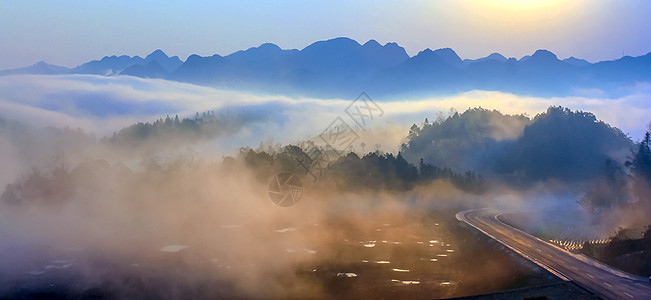
#> input picture images/300.jpg, 651 x 300 px
$ jupyter execute work1.ipynb
#> lines starting #> are read from the running program, lines starting #| are printed output that depends on the picture
#> in haze, `y = np.zeros(m.shape)`: y: shape (300, 651, 3) float64; every value is 0
[cell 1]
import cv2
import numpy as np

[cell 2]
def min_filter_mean(src, r=7):
    """
    最小值滤波，
    :param src: 源图像
    :param r: r是滤波器半径
    :return:
    """
#> called with r = 20
    return cv2.erode(src, np.ones((2 * r + 1, 2 * r + 1)))


def guided_filter(image, p, r, eps):
#> called with r = 81, eps = 0.001
    m_i = cv2.boxFilter(image, -1, (r, r))
    m_p = cv2.boxFilter(p, -1, (r, r))
    m_ip = cv2.boxFilter(image * p, -1, (r, r))
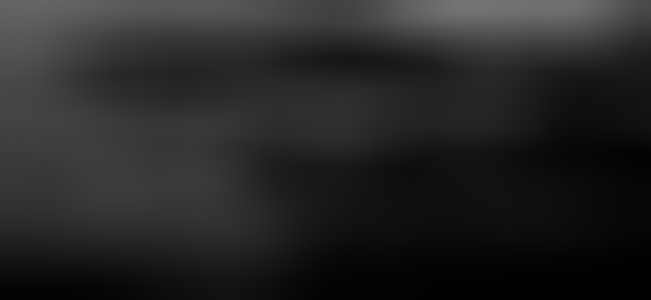
#> m_ip: shape (300, 651) float64; min 0.000229, max 0.455, mean 0.149
    cov_ip = m_ip - m_i * m_p
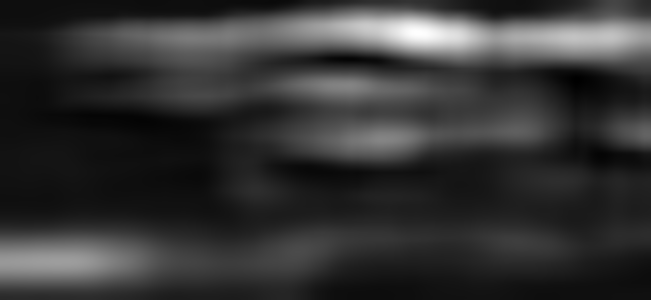
#> cov_ip: shape (300, 651) float64; min -0.00245, max 0.0416, mean 0.00658; drawn with min black and max white

    m_ii = cv2.boxFilter(image * image, -1, (r, r))
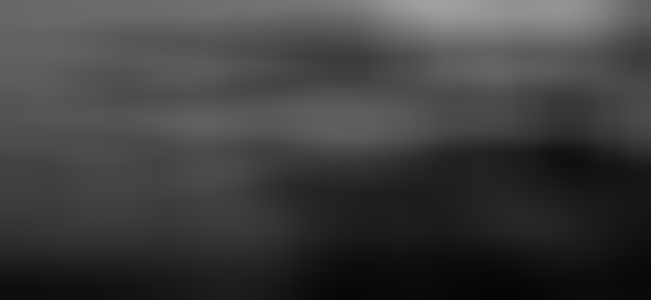
#> m_ii: shape (300, 651) float64; min 0.02, max 0.63, mean 0.246
    var_i = m_ii - m_i * m_i
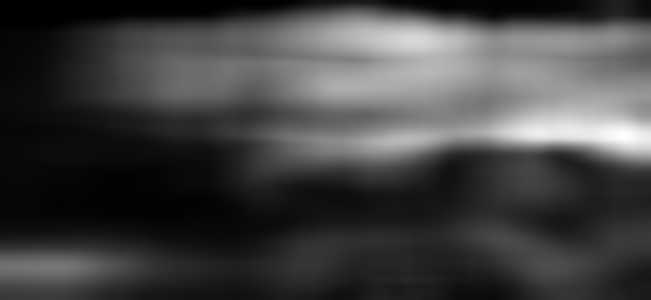
#> var_i: shape (300, 651) float64; min 3.06e-05, max 0.0646, mean 0.0168; drawn with min black and max white

    a = cov_ip / (var_i + eps)
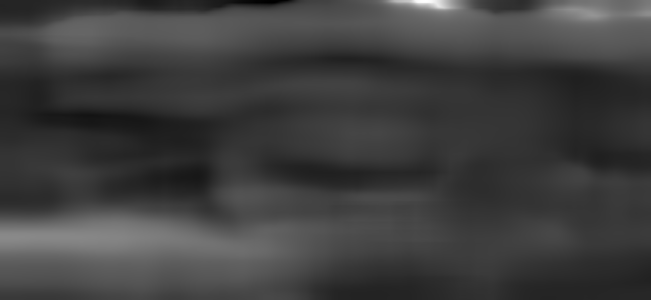
#> a: shape (300, 651) float64; min -0.543, max 3.25, mean 0.397; drawn with min black and max white
    b = m_p - a * m_i
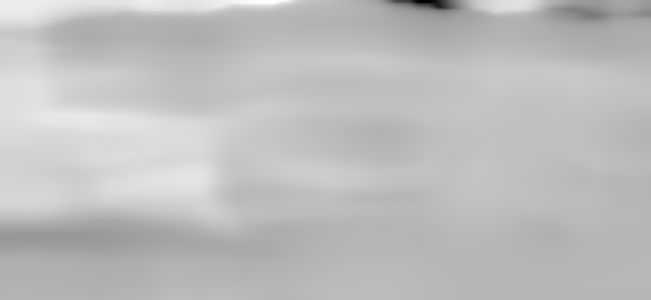
#> b: shape (300, 651) float64; min -2.06, max 0.82, mean 0.0841; drawn with min black and max white

    m_a = cv2.boxFilter(a, -1, (r, r))
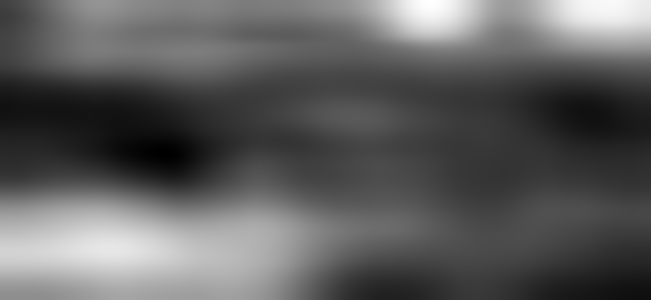
#> m_a: shape (300, 651) float64; min -0.0253, max 1.12, mean 0.398; drawn with min black and max white
    m_b = cv2.boxFilter(b, -1, (r, r))
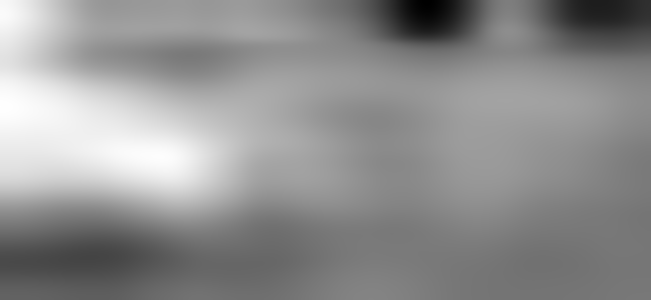
#> m_b: shape (300, 651) float64; min -0.369, max 0.433, mean 0.0838; drawn with min black and max white
    return m_a * image + m_b
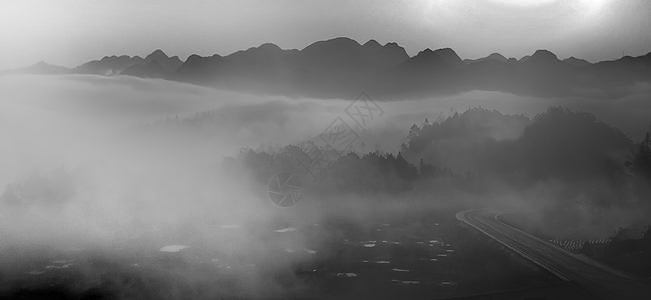
#> returned value: shape (300, 651) float64; min -0.0727, max 0.66, mean 0.274; drawn with min black and max white

# 输入rgb图像，值范围[0,1]
def fog(m, r, eps, w, max_v1):
    """
    计算大气遮罩图像V1和光照值A, V1 = 1-t/A'''
    """
    image_dark = np.min(m, 2)
    # 得到暗通道图像
    dark_channel = min_filter_mean(image_dark, 20)
    dark_channel_ori = dark_channel * 255
    cv2.imwrite('../worker1/result/300_dark_20.png', dark_channel_ori)
    # 查看暗通道
    # cv2.imshow('Dark',dark_channel)
    # cv2.waitKey(0)
    # cv2.destroyAllWindows()
    # 使用引导滤波优化
    image_dark = guided_filter(image_dark, dark_channel, r, eps)
    bins = 2000
    # 计算大气光照A
    ht = np.histogram(image_dark, bins)
    d = np.cumsum(ht[0]) / float(image_dark.size)
#> d = 2000 values from 1.02e-05 to 1
    for lmax in range(bins - 1, 0, -1):
        if d[lmax] <= 0.999:
            break
    a = np.mean(m, 2)[image_dark >= ht[1][lmax]].max()
#> a = 0.958
     # 对值范围进行限制
    v1 = np.minimum(image_dark * w, max_v1)
    return v1, a


def haze(m, r=81, eps=0.001, w=0.95, max_v1=0.80, b_gamma=False):
    y = np.zeros(m.shape)
    # 得到遮罩图像和大气光照
    mask_img, a = fog(m, r, eps, w, max_v1)
#> a = 0.958

    for k in range(3):
        # 颜色校正
        y[:,:,k] = (m[:,:,k] - mask_img) / (1 - mask_img / a)
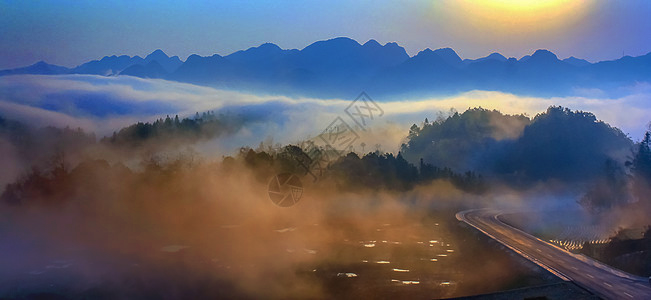
#> y: shape (300, 651, 3) float64; mean B, G, R 0.446, 0.388, 0.381; drawn with min black and max white
    y = np.clip(y, 0, 1)
    if b_gamma:
        # gamma校正,默认不进行该操作
        y = y ** (np.log(0.5) / np.log(y.mean()))
    return y

[cell 3]
if __name__ == '__main__':
    image_pos = haze(cv2.imread('../images/300.jpg') / 255.0) * 255
    cv2.imwrite('../worker1/result/300_pos_20.png', image_pos)

$ run again, with images/2.jpg copied over images/300.jpg
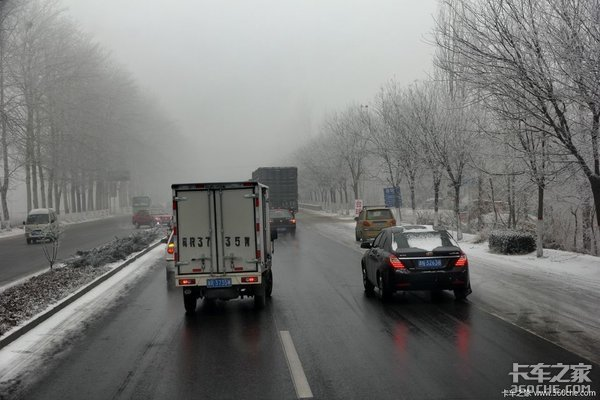
#> input picture images/2.jpg, 600 x 400 px
#> in guided_filter, `return m_a * image + m_b`:
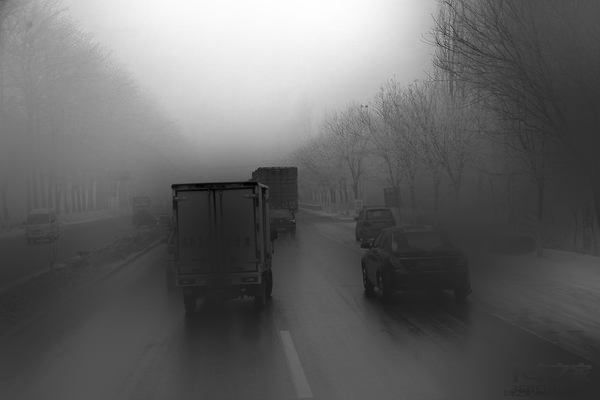
#> returned value: shape (400, 600) float64; min -0.125, max 0.816, mean 0.249; drawn with min black and max white
#> d = 2000 values from 8.33e-06 to 1
#> in fog, `a = np.mean(m, 2)[image_dark >= ht[1][lmax]].max()`: a = 0.882
#> after the loop in haze, `for k in range(3):`:
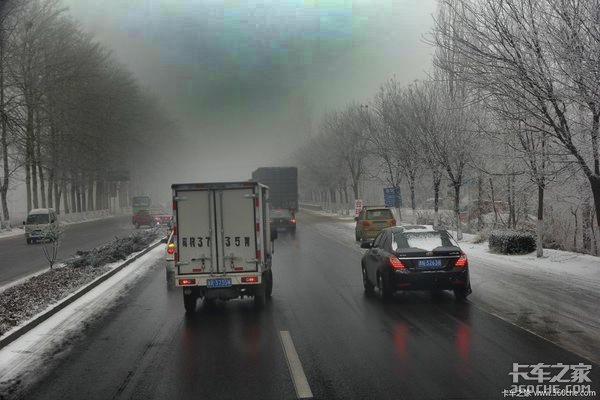
#> y: shape (400, 600, 3) float64; mean B, G, R 0.342, 0.352, 0.339; drawn with min black and max white

$ run again, with images/301.jpg copied over images/300.jpg
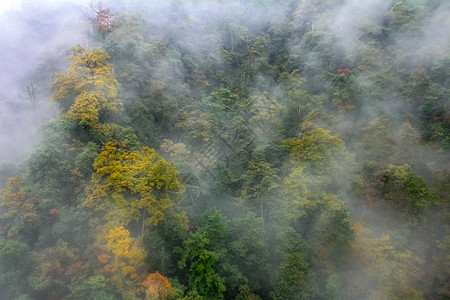
#> input picture images/301.jpg, 450 x 300 px
#> d = 2000 values from 7.41e-06 to 1
#> in fog, `a = np.mean(m, 2)[image_dark >= ht[1][lmax]].max()`: a = 1
#> after the loop in haze, `for k in range(3):`:
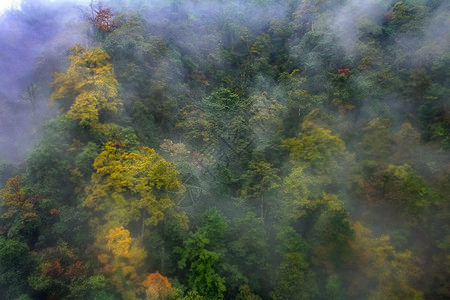
#> y: shape (300, 450, 3) float64; mean B, G, R 0.324, 0.362, 0.332
